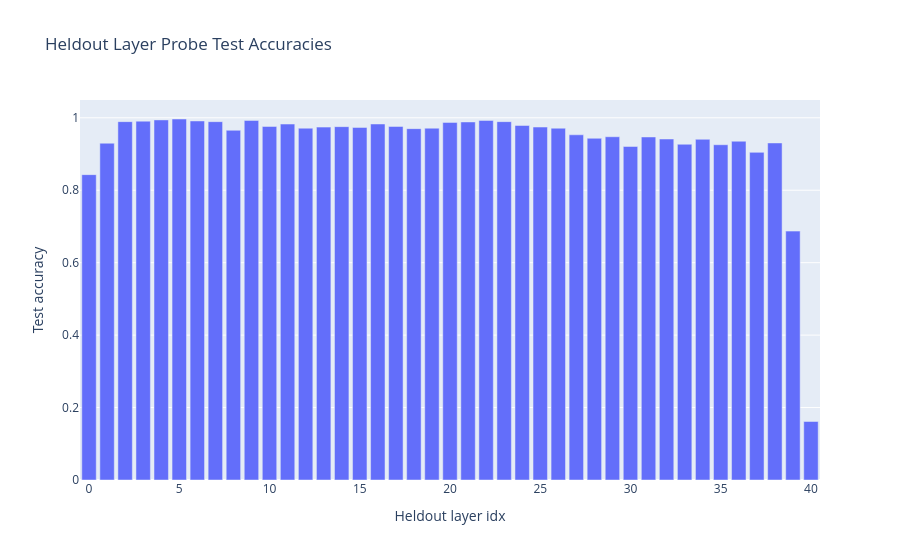

The cell this chart's notebook holds for it:
### Code cell
heldoneout_test_accs = torch.zeros(len(heldoneout_probes)) - float("nan")
for heldout_layer_idx, probe in heldoneout_probes.items():
    probe.eval()
    with torch.no_grad():
        test_logits = probe(test_hidden_states[heldout_layer_idx].float().to(device), holdout_eval_tokens=False)
        test_accuracy = (test_logits.argmax(dim=-1) == test_labels).float().mean().item()
        heldoneout_test_accs[heldout_layer_idx] = test_accuracy

plotly.express.bar(
    x=list(heldoneout_probes.keys()),
    y=heldoneout_test_accs.numpy(),
    labels={"x": "Heldout layer idx", "y": "Test accuracy"},
    title="Heldout Layer Probe Test Accuracies",
)

### Figure 1 — Plotly figure (JSON) as saved in the notebook; plotly's stock layout.template omitted (floating-point values rounded to 4 significant figures)
{"data": [{"hovertemplate": "Heldout layer idx=%{x}<br>Test accuracy=%{y}<extra></extra>", "legendgroup": "", "marker": {"color": "#636efa", "pattern": {"shape": ""}}, "name": "", "orientation": "v", "showlegend": false, "textposition": "auto", "type": "bar", "x": [0, 1, 2, 3, 4, 5, 6, 7, 8, 9, 10, 11, 12, 13, 14, 15, 16, 17, 18, 19, 20, 21, 22, 23, 24, 25, 26, 27, 28, 29, 30, 31, 32, 33, 34, 35, 36, 37, 38, 39, 40], "xaxis": "x", "y": [0.8431, 0.9299, 0.9894, 0.9908, 0.9942, 0.9967, 0.9913, 0.9893, 0.9655, 0.9928, 0.9761, 0.9828, 0.9713, 0.9743, 0.9756, 0.9735, 0.9829, 0.9762, 0.9701, 0.9713, 0.9873, 0.9886, 0.9928, 0.9894, 0.9788, 0.9745, 0.9713, 0.9531, 0.9434, 0.9477, 0.9209, 0.9471, 0.9415, 0.927, 0.9406, 0.9257, 0.9353, 0.9046, 0.9306, 0.6872, 0.1615], "yaxis": "y"}], "layout": {"barmode": "relative", "legend": {"tracegroupgap": 0}, "title": {"text": "Heldout Layer Probe Test Accuracies"}, "xaxis": {"anchor": "y", "domain": [0.0, 1.0], "title": {"text": "Heldout layer idx"}}, "yaxis": {"anchor": "x", "domain": [0.0, 1.0], "title": {"text": "Test accuracy"}}}}
